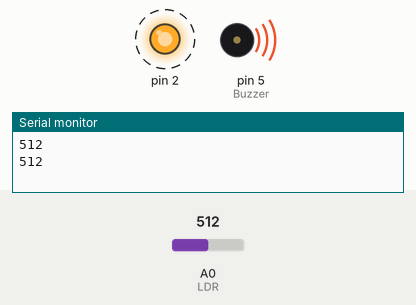
This sketch was run on a simulated Arduino Uno, built with avr-gcc and run on an emulated ATmega328P. Parts: output pins drawn as LEDs (lit = HIGH), buzzer (waves = sounding, pin HIGH), the last lines printed to the serial monitor. Dashed ring = blinking. The test bench sets the inputs (shaded band); at power-on: A0 (LDR) = 512. Pins used as bus, display or sensor lines are not drawn.

Above: at 1.8 s.
1.9 s: A0 (LDR) set to 85
5.4 s: A0 (LDR) set to 74
At 6.5 s:
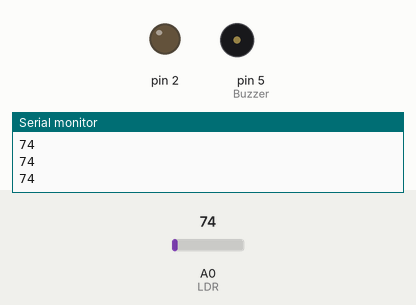
7.5 s: A0 (LDR) set to 90
At 7.8 s:
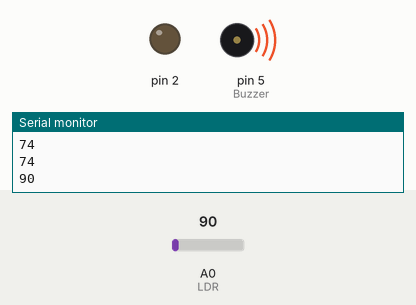
11.5 s: A0 (LDR) set to 70
At 12.1 s:
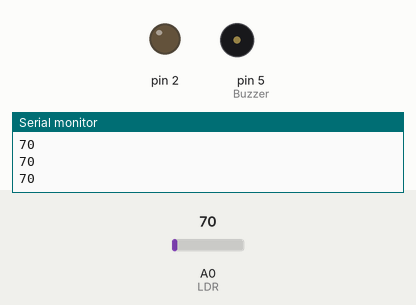
Timing chart, 0 to 14.0 s (numbered marks = the images above; inputs shaded):
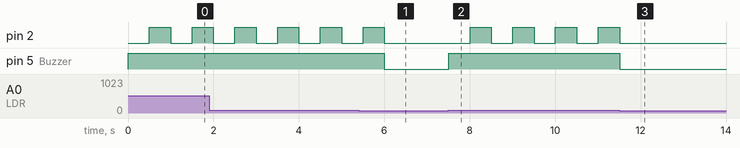

Measured:
- the behaviour switches between 80 and 79 on A0 (LDR) (found by bisection; images 0 and 1)
- after the input at 5.4 s, pin 2: goes on until 6.0 s, then stays LOW; pin 5 (Buzzer): HIGH → LOW after 0.60 s
- after the input at 7.5 s, pin 2: alternates HIGH for 0.50 s and LOW for 0.50 s, starting after 0.51 s; pin 5 (Buzzer): LOW → HIGH at once
- after the input at 11.5 s, pin 2: goes on until 11.5 s, then stays LOW; pin 5 (Buzzer): HIGH → LOW at once
- by itself, pin 2: alternates HIGH for 0.50 s and LOW for 0.50 s

The sketch:

Laser_Security.ino
```cpp
const int Buzzer = 5;
const int LDR = A0;
void setup() {
  // put your setup code here, to run once:
  Serial.begin(9600);
  pinMode(1,OUTPUT);
  pinMode(2,OUTPUT);
  pinMode(Buzzer,OUTPUT);
}
void loop() {
  // put your main code here, to run repeatedly:
  int LDRS = analogRead(LDR);
  Serial.println(LDRS);

if(LDRS>=80)
{
  digitalWrite(Buzzer,HIGH);
  digitalWrite(1,HIGH);
  digitalWrite(2,LOW);
  delay(500);

  digitalWrite(Buzzer,HIGH);
  digitalWrite(1,LOW);
  digitalWrite(2,HIGH);
  delay(500);

}
else
{
  digitalWrite(Buzzer,LOW);
  digitalWrite(1,LOW);
  digitalWrite(2,LOW);

}

}
```
